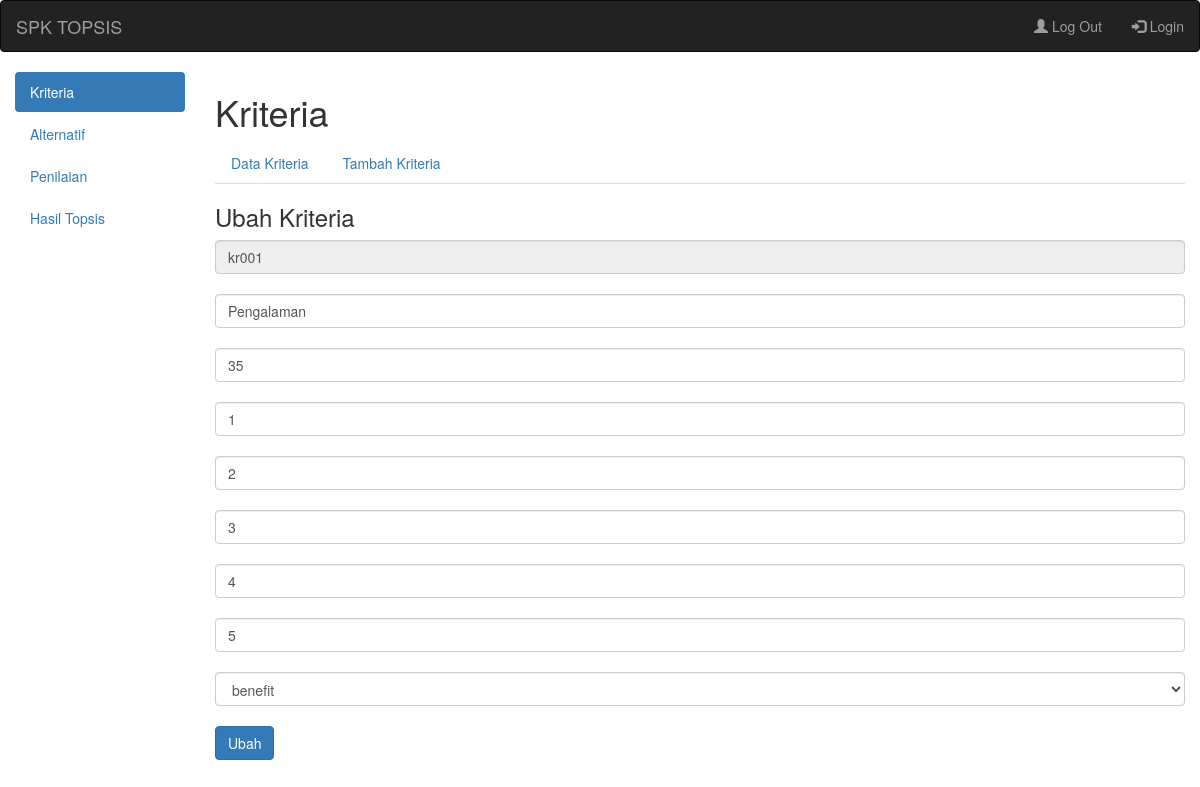
The page /?a=kriteria&k=ubahk&id=kr001 on the database its author committed.
### tables this page shows
CREATE TABLE `kriteria` (
  `id_kriteria` varchar(5) NOT NULL,
  `nama_kriteria` varchar(45) NOT NULL,
  `bobot` double NOT NULL,
  `poin1` double NOT NULL,
  `poin2` double NOT NULL,
  `poin3` double NOT NULL,
  `poin4` double NOT NULL,
  `poin5` double NOT NULL,
  `sifat` varchar(15) NOT NULL
);

### ubahkriteria.php (the view, shortened to what this page needs)
<?php
include ("konfig/koneksi.php");
$s=mysqli_query($k21, "select * from kriteria where id_kriteria='$_GET[id]'");
$d=mysqli_fetch_assoc($s);
?>
<div class="box-header">
    <h3 class="box-title">Ubah Kriteria</h3>
</div>
<div class="box-body pad">
 <form action="" method="POST">
 <input type="text" name="id_kriteria" class="form-control" value="<?php echo $d['id_kriteria']; ?>" readonly>
 <br />
 <input type="text" name="nama_kriteria" class="form-control"  placeholder="Nama Kriteria" value="<?php echo $d['nama_kriteria']; ?>" >
 <br />
 <input type="text" name="bobot" class="form-control" placeholder="Bobot" value="<?php echo $d['bobot']; ?>">
 <br />
 <input type="text" name="poin1" class="form-control" placeholder="Poin 1" value="<?php echo $d['poin1']; ?>">
 <br />
 <input type="text" name="poin2" class="form-control" placeholder="Poin 2" value="<?php echo $d['poin2']; ?>">
 <br />
 <input type="text" name="poin3" class="form-control" placeholder="Poin 3" value="<?php echo $d['poin3']; ?>">
 <br />
 <input type="text" name="poin4" class="form-control" placeholder="Poin 4" value="<?php echo $d['poin4']; ?>">
 <br />
 <input type="text" name="poin5" class="form-control" placeholder="Poin 5" value="<?php echo $d['poin5']; ?>">
 <br />
 <select name="sifat" class="form-control">
    <option value="<?php echo $d['sifat']; ?>"><?php echo $d['sifat']; ?></option>
 </select>
 <br />
 <input type="submit" name="ubah" value="Ubah" class="btn btn-primary">
 <br />
 </form>
</div>

### rows shown on the page
kriteria: id_kriteria "kr001", nama_kriteria "Pengalaman", bobot "35", poin1 "1", poin2 "2", poin3 "3", poin4 "4", poin5 "5", sifat "benefit"
